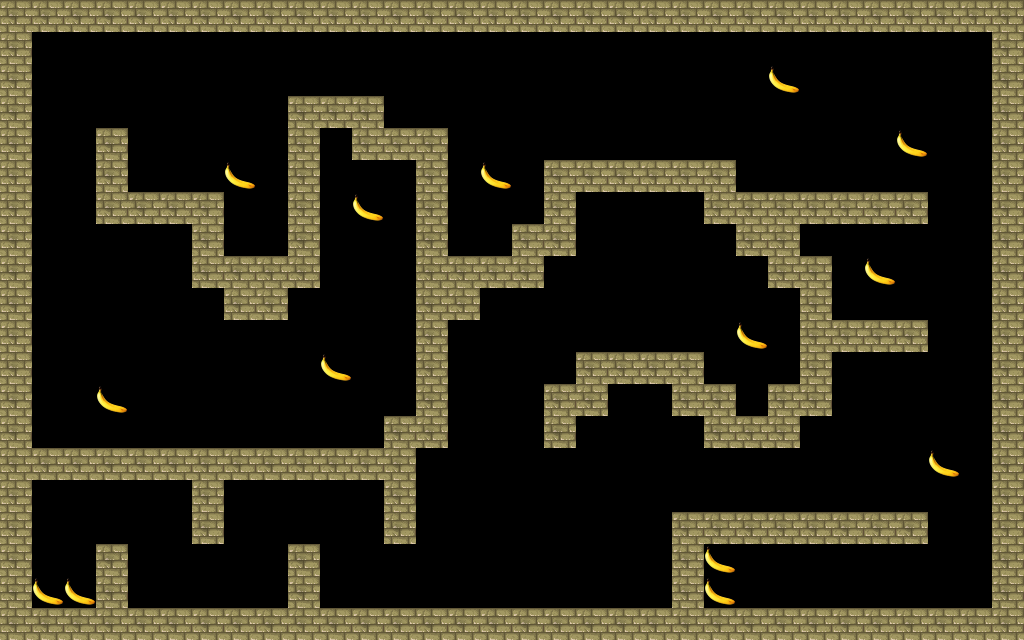

Tiled map render using the project's own tile images. Description and the map definition, with tile-layer contents summarised, below:
An orthogonal 32x20 tile map with 32x32 px tiles, 1 tile layer (Objects).

<map version="1.0" orientation="orthogonal" width="32" height="20" tilewidth="32" tileheight="32">
 <tileset firstgid="1" name="tileset_standard" tilewidth="32" tileheight="32">
  <image source="tileset_standard.png" width="256" height="256" />
  <tile id="0">
   <properties>
    <property name="type" value="wall" />
   </properties>
  </tile>
  <tile id="1">
   <properties>
    <property name="type" value="wall" />
   </properties>
  </tile>
  <tile id="3">
   <properties>
    <property name="type" value="enemy" />
   </properties>
  </tile>
  <tile id="4">
   <properties>
    <property name="type" value="playerspawn" />
   </properties>
  </tile>
 </tileset>
 <layer name="Objects" width="32" height="20">
  <data>[640 cells, 222 non-empty, 3 distinct tile ids]</data>
 </layer>
</map>